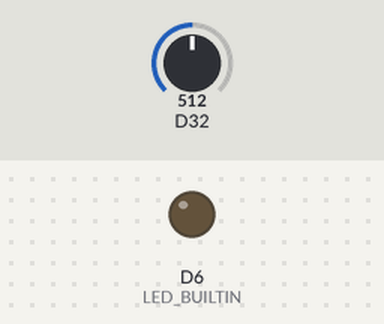
The sketch below on a simulated Arduino MKR. On the bench: output pins drawn as LEDs (lit = HIGH). The test bench sets the inputs (shaded band); at power-on: D32 = 512. Storage starts empty; what the sketch prints to the serial monitor is not drawn.

Above: at 33.0 s.
Timing chart, 0 to 81.0 s (numbered marks = the images above):
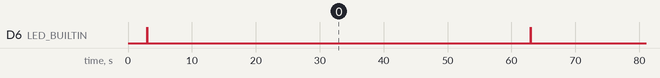

The sketch:

MKR_battery_LowPower_TimedWakeTest.ino
```cpp
/*
  MKR battery test with LowPower library and timed sleep
  This example shows how to put the MKR series boards to sleep
  for a timed interval using the LowPower library.
  When it wakes, it logs the battery level and elapsed time.
  Note that when you use LowPower.sleep() the millis() is reset on sleep,
  so you need to keep time in memory or use the realtime clock.
  The realtime clock is the better option, though this example
  is simpler, it just adds time to an elapsed seconds variable.

  created 16 April 2010
  by Tom Igoe
*/

#include <ArduinoLowPower.h>
#include <SPI.h>
#include <SD.h>

// The chip select pin.
// For MKRZero it's SDCARD_SS_PIN
// for mem shield, it's 4
const int  SD_CHIP_SELECT = SDCARD_SS_PIN;

// whether or not the SD card initialized:
bool SDAvailable = false;
// name of the file to write to:
String logFile = "DATALOG.CSV";

float maxBatteryVoltage = 4.3; // max battery voltage on the MKR series
long timestamp = 0;            // timestamp for SD logging, in ms
float elapsedSeconds = 0.0;

void setup() {
  Serial.begin(9600);
  // delay 3 seconds so sleep doesnt occur right away:
  delay(3000);
  // initialize LED pin:
  pinMode(LED_BUILTIN, OUTPUT);
  // initialize SD card:
  SDAvailable = SD.begin(SD_CHIP_SELECT);
  Serial.println("Card working: " + String(SDAvailable));
  // open the data file:
  File dataFile = SD.open(logFile, FILE_WRITE);
  // write a header to the file:
  if (dataFile) {
    dataFile.println("Battery voltage:,%:,elapsed seconds:");
    dataFile.close();
  }
}

void loop() {
  // turn the LED on when awake:
  digitalWrite(LED_BUILTIN, HIGH);
  // read the battery:
  int adcReading = analogRead(ADC_BATTERY);
  // convert to a voltage:
  float batteryVoltage = adcReading * (maxBatteryVoltage / 1023.0);
  // and a percentage:
  float percentage = (batteryVoltage / maxBatteryVoltage) * 100;

  // take a timestamp since wakeup before card write:
  timestamp = millis();
  // add the timestamp (in seconds) to the elapsed seconds
  elapsedSeconds += float(timestamp / 1000.0);
  // If the SD card initialized correctly,
  // write to it:
  if (SDAvailable) {
    File dataFile = SD.open(logFile, FILE_WRITE);
    dataFile.print(batteryVoltage);
    dataFile.print (",");
    dataFile.print(percentage);
    dataFile.print(",");
    dataFile.println(elapsedSeconds);
    dataFile.close();
  }
  // turn the LED off:
  digitalWrite(LED_BUILTIN, LOW);
  // sleep for a minute:
  LowPower.sleep(60000);
}
```

Measured:
- by itself, D6 (LED_BUILTIN): alternates HIGH for 0.01 s and LOW for 60.0 s
